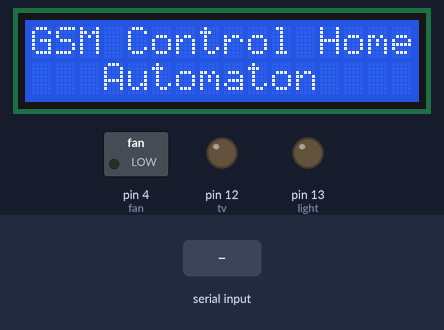
Bench run of a sketch on a simulated Arduino Mega 2560, built with avr-gcc and run on an emulated ATmega2560. Parts: 16×2 character LCD, switched loads named in the sketch (green lamp = pin HIGH), output pins drawn as LEDs (lit = HIGH). Inputs (shaded band) come from the test bench. The modem accepts every AT command (registered, SIM ready, sends succeed) and sends nothing else; what the sketch prints to the serial monitor is not drawn.

Above: at 0.6 s.
At 4.4 s:
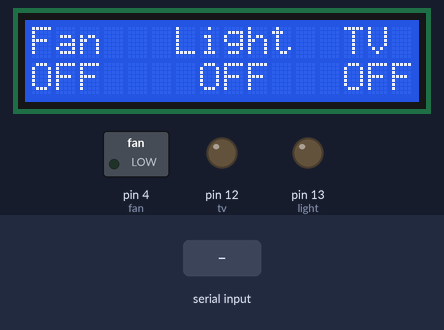
4.5 s: "LIGHT ON" received over the second serial link
At 4.9 s:
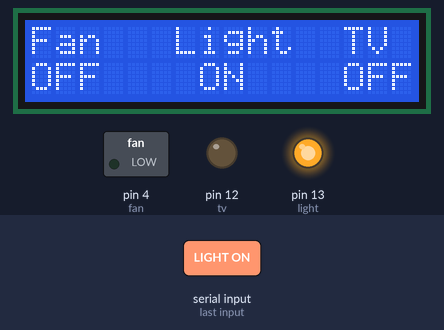
6.0 s: "TV ON" received over the second serial link
At 9.5 s:
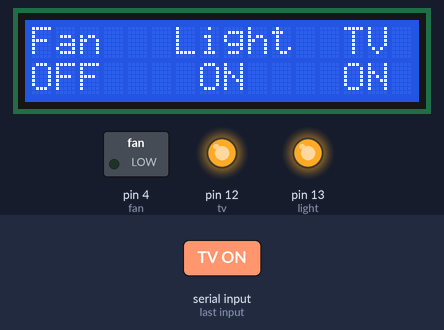
Timing chart, 0 to 11.0 s (numbered marks = the images above; inputs shaded):
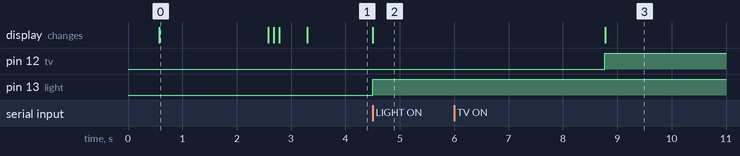

Measured:
- after the input at 4.5 s, pin 13 (light): LOW → HIGH at once; the display: changes at once (image 2)
- after the input at 6.0 s, pin 12 (tv): LOW → HIGH after 2.8 s; the display: changes after 2.8 s (image 3)
- what the display in image 0 shows lasts 2.0 s, from 0.6 s to 2.6 s

The sketch:

sketch_oct21d_PERFECT_CODE.ino
```cpp
#include<SoftwareSerial.h>
SoftwareSerial Serial1(3, 2);

#include<LiquidCrystal.h>
LiquidCrystal lcd(6, 7, 8, 9, 10, 11);

#define light 13
#define tv 12
#define fan 4


int sms_flag3, sms_flag2, sms_flag1, sms_flag;
int light_flag, tv_flag, fan_flag, all_flag;

void setup()
{
  //delay(15000);

  Serial1.begin(115200);
  Serial1.println("AT+IPR=9600");
  Serial1.end();
  Serial1.begin(9600);
  lcd.begin(16, 2);
  Serial.begin(9600);

  pinMode(light, OUTPUT);
  pinMode(tv, OUTPUT);
  pinMode(fan, OUTPUT);

  Serial1.println("ATE0");
  delay(500);


  lcd.setCursor(0, 0);
  lcd.print("GSM Control Home");
  lcd.setCursor(0, 1);
  lcd.print("   Automaton    ");
  delay(2000);
  lcd.clear();
  lcd.print("BABA TECHNICAL");
  delay(100);
  lcd.setCursor(0, 1);
  lcd.print("  KNOWLEDGE    ");
  delay(100);
  lcd.setCursor(0, 1);
  lcd.print("System Ready");
  delay(500);
  lcd.clear();
  lcd.setCursor(0, 0);
  lcd.print("Fan   Light  TV ");
  lcd.setCursor(0, 1);
  lcd.print("OFF    OFF   OFF ");

}

void loop()
{
  lcd.setCursor(0, 0);
  lcd.print("Fan   Light  TV");

  //Serial1.println("AT");
  //delay(500);
  serialEvent();
 if (light_flag == 1 and sms_flag == 0)
  {
    senssms("Light Turned ON");
    sms_flag = 1;
  }
  else if (light_flag == 0 and sms_flag == 1)
  {
   senssms("Light Turned OFF");
    sms_flag = 0;
  }

  if (tv_flag == 1 and sms_flag1 == 0)
  {
   senssms("(tv Turned ON");
    sms_flag1 = 1;
  }
  else if (tv_flag == 0 and sms_flag1 == 1)
  {
   senssms("tv Turned OFF");
    sms_flag1 = 0;
  }
  if (fan_flag == 1 and sms_flag2 == 0)
  {
  senssms("fan Turned ON");
    sms_flag2 = 1;
  }
  else if (fan_flag == 0 and sms_flag2 == 1)
  {
   senssms("fan Turned OFF");
   sms_flag2 = 0;
  }
  if (all_flag == 1 and sms_flag3 == 0)
  {
   senssms("all Turned ON");
   sms_flag3 = 1;
   lcd.setCursor(0,1);
   lcd.print("ON     ON    ON  ");
   delay(200);
  }
  if (all_flag == 1 and sms_flag3 == 0)
  {
   senssms("all Turned OFF");
   sms_flag3 = 0;
   lcd.setCursor(0,1);
   lcd.print("OFF   OFF    OFF  ");
   delay(200);
  }
}
void serialEvent()
{

  String str = "";
  while (Serial1.available())
  {
    char ch = Serial1.read();
    str += ch;
    Serial.print(ch);

    if (str.indexOf("LIGHT ON") >= 0)
    {
      digitalWrite(light, HIGH);
      light_flag = 1;
      lcd.setCursor(7,1);
      lcd.print("ON    ");
      delay(200);


    }

    else if (str.indexOf("LIGHT OFF")>=0)
    {
      digitalWrite(light, LOW);
      light_flag = 0;
      lcd.setCursor(7,1);
      lcd.print("OFF    ");
      delay(200);

    }

   else if (str.indexOf("TV ON")>=0)
    {
     digitalWrite(tv, HIGH);
      tv_flag = 1;
      lcd.setCursor(13, 1);
      lcd.print("ON    ");
      delay(200);
    }

    else if (str.indexOf("TV OFF")>=0)
    {
      digitalWrite(tv, LOW);
      tv_flag = 0;
      lcd.setCursor(13, 1);
      lcd.print("OFF    ");
      delay(200);
    }
    else if (str.indexOf("FAN ON")>=0)
    {
     digitalWrite(fan, HIGH);
      fan_flag = 1;
      lcd.setCursor(0, 1);
      lcd.print("ON    ");
      delay(200);
    }

    else if (str.indexOf("FAN OFF")>=0)
    {
      digitalWrite(fan, LOW);
      fan_flag = 0;
      lcd.setCursor(0, 1);
      lcd.print("OFF    ");
      delay(200);
    }
    else if (str.indexOf("ALL ON")>=0)
    {
      digitalWrite(light, HIGH);
      digitalWrite(tv, HIGH);
      digitalWrite(fan, HIGH);
      all_flag = 1;
      lcd.setCursor(0,1);
      lcd.print("ON     ON    ON  ");
      delay(200);
    }
     else if (str.indexOf("ALL OFF")>=0)
    {
      digitalWrite(light, LOW);
      digitalWrite(tv, LOW);
      digitalWrite(fan, LOW);
      all_flag = 0;
      lcd.setCursor(0,1);
      lcd.print("OFF   OFF    OFF  ");
      delay(200);
    }
  }
}

void senssms(String msg)
{
  Serial.println("Sending SMS");
  Serial1.println("AT+CMGF=1");
  delay(500);
  Serial1.println("AT+CMGS=\"8802313594\""); // ;put numbner hrer
  delay(500);
  Serial1.print(msg);
  Serial1.write(26);
  delay(3000);
}
```
